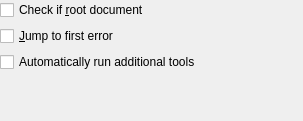
<ui version="4.0" >
 <class>LaTeXToolConfigWidget</class>
 <widget class="QWidget" name="LaTeXToolConfigWidget" >
  <property name="geometry" >
   <rect>
    <x>0</x>
    <y>0</y>
    <width>303</width>
    <height>121</height>
   </rect>
  </property>
  <property name="sizePolicy" >
   <sizepolicy vsizetype="Fixed" hsizetype="Preferred" >
    <horstretch>0</horstretch>
    <verstretch>0</verstretch>
   </sizepolicy>
  </property>
  <layout class="QVBoxLayout" >
   <property name="margin" >
    <number>0</number>
   </property>
   <item>
    <widget class="QCheckBox" name="m_ckRootDoc" >
     <property name="toolTip" >
      <string>Check if root document is a LaTeX root before running LaTeX on it</string>
     </property>
     <property name="text" >
      <string>Check if &amp;root document</string>
     </property>
    </widget>
   </item>
   <item>
    <widget class="QCheckBox" name="m_ckJump" >
     <property name="toolTip" >
      <string>Jump to first error in case running LaTeX failed</string>
     </property>
     <property name="text" >
      <string>&amp;Jump to first error</string>
     </property>
    </widget>
   </item>
   <item>
    <widget class="QCheckBox" name="m_ckAutoRun" >
     <property name="toolTip" >
      <string>Automatically run Asymptote, BibTeX, MakeIndex and rerun LaTeX when necessary</string>
     </property>
     <property name="text" >
      <string>Automatically run additional tools</string>
     </property>
    </widget>
   </item>
   <item>
    <spacer>
     <property name="orientation" >
      <enum>Qt::Vertical</enum>
     </property>
     <property name="sizeHint" stdset="0" >
      <size>
       <width>20</width>
       <height>40</height>
      </size>
     </property>
    </spacer>
   </item>
  </layout>
  <zorder>m_ckJump</zorder>
  <zorder>m_ckRootDoc</zorder>
  <zorder>m_ckAutoRun</zorder>
 </widget>
 <layoutfunction spacing="KDialog::spacingHint" margin="KDialog::marginHint" />
 <pixmapfunction>qPixmapFromMimeSource</pixmapfunction>
 <resources/>
 <connections/>
</ui>
